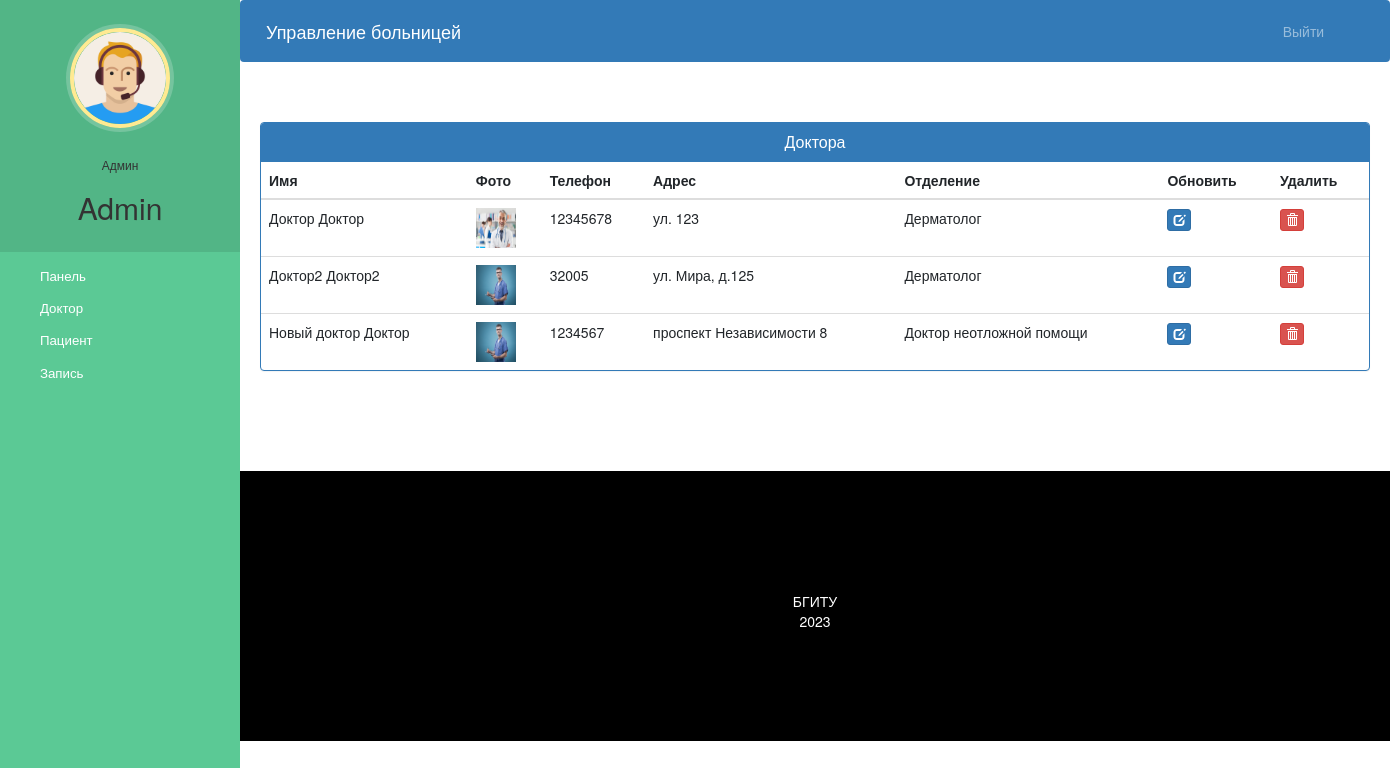
The app's page /admin-view-doctor (signed in) with its own data.
### hospital/models.py (models this page shows, shortened)
class Doctor(models.Model):
    user=models.OneToOneField(User,on_delete=models.CASCADE)
    profile_pic= models.ImageField(upload_to='profile_pic/DoctorProfilePic/',null=True,blank=True)
    address = models.CharField(max_length=40)
    mobile = models.CharField(max_length=20,null=True)
    department= models.CharField(max_length=50,choices=departments,default='Cardiologist')
    status=models.BooleanField(default=False)
    @property
    def get_name(self):
        return self.user.first_name+" "+self.user.last_name

### hospital/views.py (the view)
# urls.py: path('admin-view-doctor', views.admin_view_doctor_view,name='admin-view-doctor'),
@login_required(login_url='adminlogin')
@user_passes_test(is_admin)
def admin_view_doctor_view(request):
    doctors=models.Doctor.objects.all().filter(status=True)
    return render(request,'hospital/admin_view_doctor.html',{'doctors':doctors})

### hospital/views.py (called while the page is built)
def is_admin(user):
    return user.groups.filter(name='ADMIN').exists()

### templates/hospital/admin_view_doctor.html (shortened to what this page needs)
{% extends 'hospital/admin_base.html' %}
{% block content %}
{%load static%}
<head>
  <link href="//netdna.bootstrapcdn.com/bootstrap/3.0.0/css/bootstrap.min.css" rel="stylesheet" id="bootstrap-css">
</head>
<div class="container">
  <div class="panel panel-primary">
    <div class="panel-heading">
      <h6 class="panel-title">Доктора</h6>
    </div>
    <table class="table table-hover" id="dev-table">
      <thead>
        <tr>
          <th>Имя</th>
          <th>Фото</th>
          <th>Телефон</th>
          <th>Адрес</th>
          <th>Отделение</th>
          <th>Обновить</th>
          <th>Удалить</th>
        </tr>
      </thead>
      {% for d in doctors %}
      <tr>
        <td> {{d.get_name}}</td>
        <td> <img src="{% static d.profile_pic.url %}" alt="Фото" height="40px" width="40px" /></td>
        <td>{{d.mobile}}</td>
        <td>{{d.address}}</td>
        <td>{{d.department}}</td>
        <td><a class="btn btn-primary btn-xs" href="{% url 'update-doctor' d.id  %}"><span class="glyphicon glyphicon-edit"></span></a></td>
        <td><a class="btn btn-danger btn-xs" href="{% url 'delete-doctor-from-hospital' d.id  %}"><span class="glyphicon glyphicon-trash"></span></a></td>
      </tr>
      {% endfor %}
    </table>
  </div>
</div>
{% endblock content %}

### templates/hospital/admin_base.html (shortened to what this page needs)
<!DOCTYPE html>
{% load static %}
<html lang="en">
<head>
  <link rel="stylesheet" href="https://stackpath.bootstrapcdn.com/bootstrap/4.3.1/css/bootstrap.min.css">
  <link rel="stylesheet" href="https://maxcdn.bootstrapcdn.com/font-awesome/4.7.0/css/font-awesome.min.css">
  <link rel="stylesheet" href="{% static '/style.css' %}">
</head>
<body>
  <nav class="menu" tabindex="0">
    <header class="avatar">
      <img src="{% static "images/adminpropic.png" %}" />
      <br><br>
      <h6>Админ</h6>
      <h2>{{request.user.first_name}}</h2>
    </header>
    <ul>
      <li tabindex="0" class="icon-dashboard"> <a style="color:white; text-decoration:none;" href="/admin-dashboard"><span>Панель</span></a> </li>
      <li tabindex="0" class="icon-customers"> <a style="color:white; text-decoration:none;" href="/admin-doctor"><span>Доктор</span></a></li>
      <li tabindex="0" class="icon-users"> <a style="color:white; text-decoration:none;" href="/admin-patient"><span>Пациент</span></a></li>
      <li tabindex="0" class="icon-calendar"> <a style="color:white; text-decoration:none;" href="/admin-appointment"><span>Запись</span></a></li>
    </ul>
  </nav>
  <main>
    <div class="bs-example">
      <nav class="navbar navbar-expand-md  navbar-dark fixed-top" style="background:#337AB7;">
        <a href="/admin-dashboard" class="navbar-brand">Управление больницей</a>
        <div class="collapse navbar-collapse justify-content-between" id="navbarCollapse">
          <div class="navbar-nav" style=" margin-left: 90%;">
            <a href="/logout" class="nav-item nav-link">Выйти</a>
          </div>
        </div>
      </nav>
    </div>
    <br><br>
    {% block content %}
    {% endblock content %}
    <br><br><br><br>
    <footer>
      <br>
      <div class="container">
        <div class="row">
          <div class="col-md-12 col-sm-12">
            <div style="color:#ffffff;" class="wow fadeInUp footer-copyright">
              <p>БГИТУ <br>
                2023 </p>
            </div>
          </div>
        </div>
      </div>
    </footer>
  </main>
</body>
</html>

### static/style.css (style rules this page uses)
body { padding-left: 240px; }
main { position: relative; height: 100vh; }
.menu { background: #5bc995; height: 100vh; width: 240px; position: fixed; top: 0px; left: 0; z-index: 5; outline: none; }
.menu .avatar { background: rgba(0, 0, 0, 0.1); padding: 2em 0.5em; text-align: center; }
.menu .avatar img { width: 100px; border-radius: 50%; overflow: hidden; border: 4px solid #ffea92; box-shadow: 0 0 0 4px rgba(255, 255, 255, 0.2); }
.menu .avatar h2 { font-weight: normal; margin-bottom: 0; }
.menu ul { list-style: none; padding: 0.5em 0; margin: 0; }
.menu ul li { padding: 0.5em 1em 0.5em 3em; font-size: 0.95em; font-weight: regular; background-repeat: no-repeat; background-position: left 15px center; background-size: auto 20px; transition: all 0.15s linear; cursor: pointer; }
.menu ul li.icon-dashboard { background-image: url("http://www.entypo.com/images//gauge.svg"); }
.menu ul li.icon-customers { background-image: url("http://www.entypo.com/images//briefcase.svg"); }
.menu ul li.icon-users { background-image: url("http://www.entypo.com/images//users.svg"); }
.menu ul li.icon-calendar { background-image: url("http://www.entypo.com/images//calendar.svg"); }

### templates/hospital/admin_base.html (style rules this page uses)
a:link { text-decoration: none; }
a { color: white; }
footer { padding: 0px 0px 0px 0px; background-color: black; margin: 0px; }
p { text-align: center; }
body { padding-left: 240px; }
main { position: relative; height: 100vh; }
.menu { background: #5bc995; height: 100vh; width: 240px; position: fixed; top: 0px; left: 0; z-index: 5; outline: none; }
.menu .avatar { background: rgba(0, 0, 0, 0.1); padding: 2em 0.5em; text-align: center; }
.menu .avatar img { width: 100px; border-radius: 50%; overflow: hidden; border: 4px solid #ffea92; box-shadow: 0 0 0 4px rgba(255, 255, 255, 0.2); }
.menu .avatar h2 { font-weight: normal; margin-bottom: 0; }
.menu ul { list-style: none; padding: 0.5em 0; margin: 0; }
.menu ul li { padding: 0.5em 1em 0.5em 3em; font-size: 0.95em; font-weight: regular; background-repeat: no-repeat; background-position: left 15px center; background-size: auto 20px; transition: all 0.15s linear; cursor: pointer; }
.menu ul li.icon-dashboard { background-image: url("http://www.entypo.com/images//gauge.svg"); }
.menu ul li.icon-customers { background-image: url("http://www.entypo.com/images//briefcase.svg"); }
.menu ul li.icon-users { background-image: url("http://www.entypo.com/images//users.svg"); }
.menu ul li.icon-calendar { background-image: url("http://www.entypo.com/images//calendar.svg"); }

### templates/hospital/admin_view_doctor.html (style rules this page uses)
a:link { text-decoration: none; }
h6 { text-align: center; }
.row { margin: 100px; }

### records on screen
Doctor: get_name "Доктор Доктор", profile_pic (picture), mobile "12345678", address "ул. 123", department "Дерматолог"
Doctor: get_name "Доктор2 Доктор2", profile_pic (picture), mobile "32005", address "ул. Мира, д.125", department "Дерматолог"
Doctor: get_name "Новый доктор Доктор", profile_pic (picture), mobile "1234567", address "проспект Независимости 8", department "Доктор неотложной помощи"

### other values on screen
{{ request.user.first_name }} "Admin"
